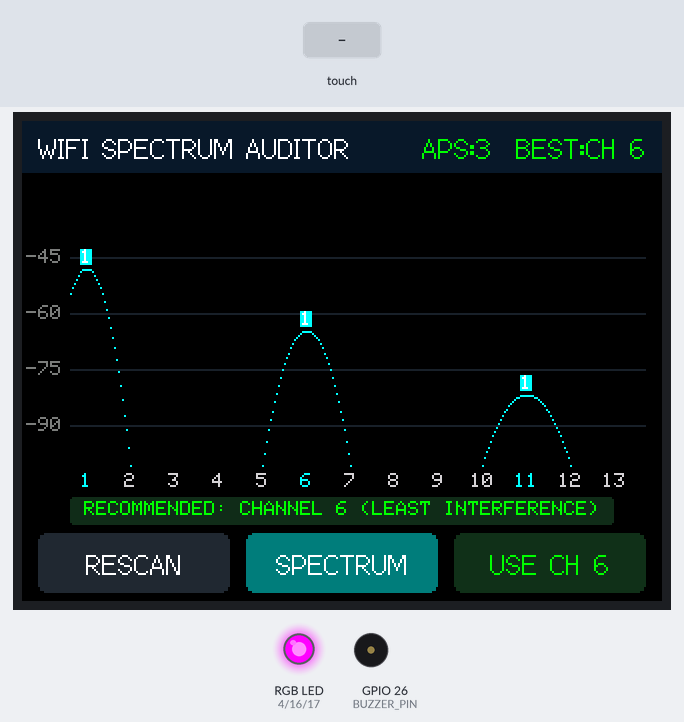
A sketch run on a simulated ESP32. Parts: 320×240 colour display, an RGB LED mixed from three pins (HIGH = lit), buzzer (waves = sounding). The test bench sets the inputs (shaded band). A WiFi scan finds three made-up networks; pins used as bus, display or sensor lines are not drawn; what the sketch prints to the serial monitor is not drawn.

Above: at 3.5 s.
3.6 s: touch panel pressed at 38 % / 90 % of its raw x / y range
At 4.7 s:
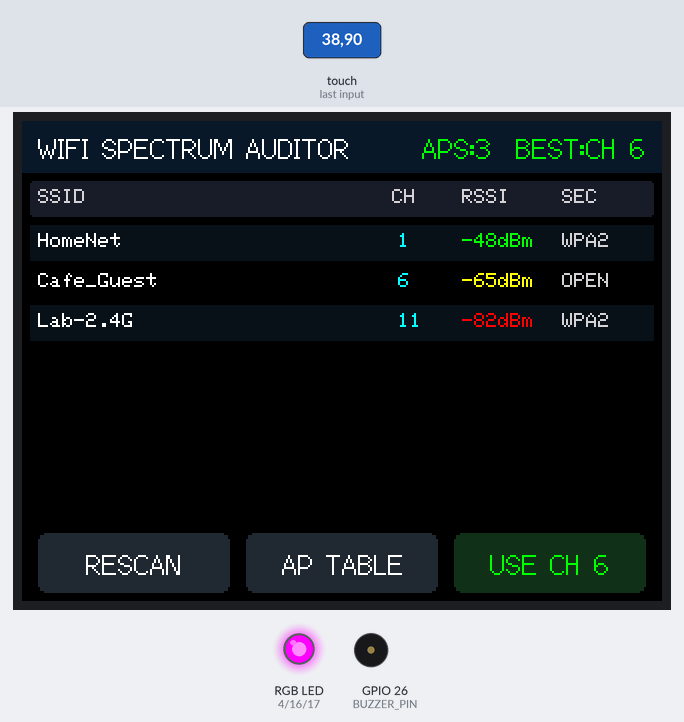
5.2 s: touch panel pressed at 13 % / 90 % of its raw x / y range
At 5.9 s:
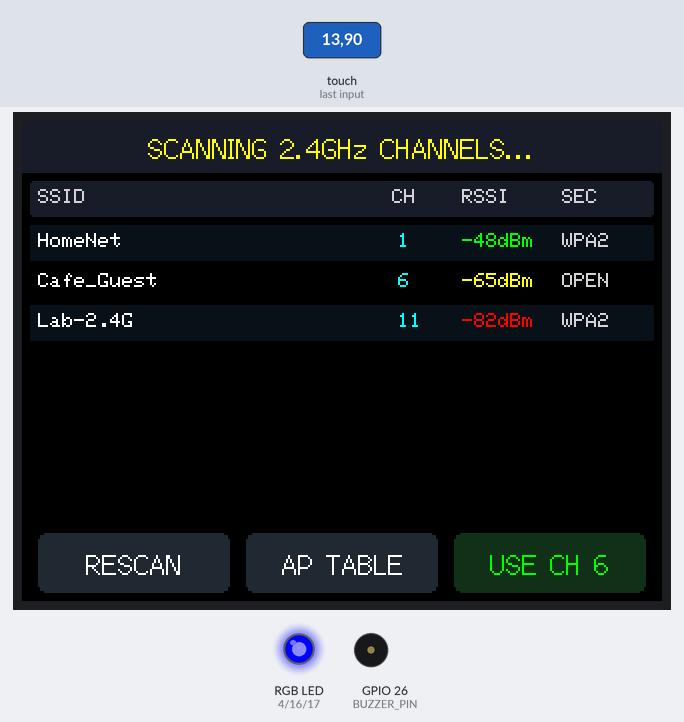
At 7.34 s:
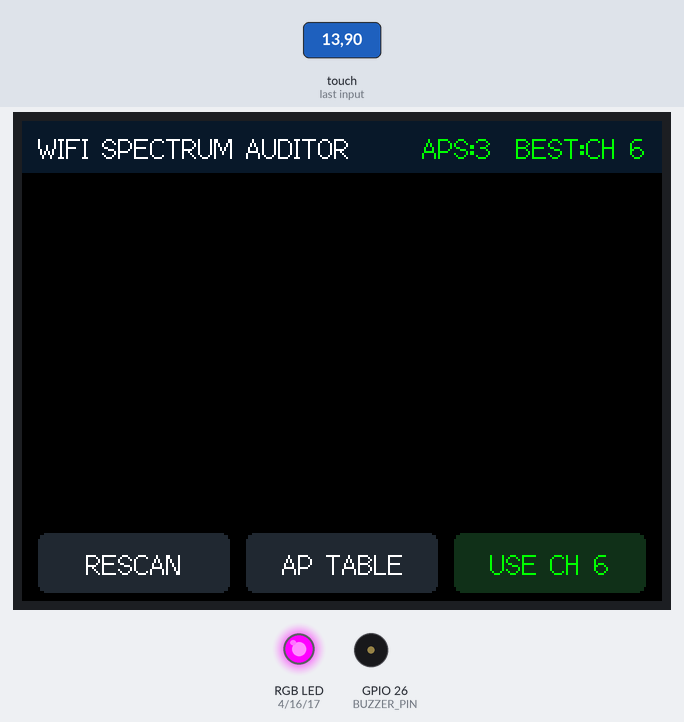
Timing chart, 0 to 8.8 s (numbered marks = the images above; inputs shaded):
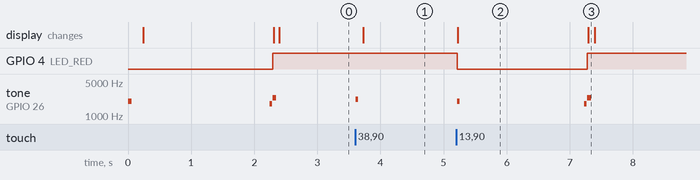

The sketch:

19-wifi-channel-auditor.ino
```cpp
/**
 * 📡 Project 19: Wi-Fi Channel & Spectrum Auditor
 *
 * Hardware: Elecrow CrowPanel 2.8" (ESP32-2432S028R)
 * Channel Branding: IamNotIntoTech (https://youtube.com/@IamNotIntoTech)
 * Author: Tushar Aggarwal (tushar2704)
 *
 * Features:
 * - 2.4GHz full-band spectrum analyzer across 802.11 channels 1 to 14.
 * - Channel overlapping parabola curves and RSSI signal waterfall.
 * - Automated Best Channel recommendation algorithm (evaluates co-channel & adjacent interference).
 * - Detailed Access Point (AP) list table with SSID, Channel, dBm, and Encryption type.
 * - Hardware active-low RGB LED indicating overall spectrum congestion.
 * - Acoustic scan completion chime.
 * - Calibrated non-inverted resistive touch controls.
 */

#include <Arduino.h>
#include <SPI.h>
#include <WiFi.h>
#include <TFT_eSPI.h>
#include <XPT2046_Touchscreen.h>
#include <math.h>

// Hardware Pin Definitions for Elecrow 2.8" CYD
#define TFT_BL_PIN    21
#define TOUCH_MOSI    32
#define TOUCH_MISO    39
#define TOUCH_CLK     25
#define TOUCH_CS      33
#define TOUCH_IRQ     36

#define LED_RED       4
#define LED_GREEN     16
#define LED_BLUE      17
#define BUZZER_PIN    26

TFT_eSPI tft = TFT_eSPI();
SPIClass touchSPI = SPIClass(VSPI);
XPT2046_Touchscreen ts(TOUCH_CS);

int currentView = 0; // 0 = Spectrum Curves, 1 = AP List Table
int totalAPs = 0;
int channelCount[15] = {0};
int channelMaxRssi[15] = {0};
int bestChannel = 1;
bool isScanning = false;
unsigned long lastTouchTime = 0;

struct APInfo {
  char ssid[32];
  int rssi;
  int channel;
  const char* encType;
};

const int MAX_APS = 16;
APInfo apList[MAX_APS];
int apCount = 0;

void setLED(bool r, bool g, bool b) {
  digitalWrite(LED_RED, r ? LOW : HIGH);
  digitalWrite(LED_GREEN, g ? LOW : HIGH);
  digitalWrite(LED_BLUE, b ? LOW : HIGH);
}

void beep(int freq = 2000, int ms = 40) {
  tone(BUZZER_PIN, freq, ms);
}

const char* getEncTypeStr(wifi_auth_mode_t authmode) {
  switch (authmode) {
    case WIFI_AUTH_OPEN: return "OPEN";
    case WIFI_AUTH_WEP: return "WEP";
    case WIFI_AUTH_WPA_PSK: return "WPA";
    case WIFI_AUTH_WPA2_PSK: return "WPA2";
    case WIFI_AUTH_WPA_WPA2_PSK: return "WPA/2";
    case WIFI_AUTH_WPA3_PSK: return "WPA3";
    default: return "SECURE";
  }
}

void performScan() {
  isScanning = true;
  setLED(true, true, false); // Yellow while scanning
  tft.fillRect(0, 0, 320, 26, tft.color565(30, 30, 40));
  tft.setTextColor(TFT_YELLOW, tft.color565(30, 30, 40));
  tft.drawCentreString("SCANNING 2.4GHz CHANNELS...", 160, 6, 2);

  memset(channelCount, 0, sizeof(channelCount));
  for (int i = 0; i < 15; i++) channelMaxRssi[i] = -100;

  int n = WiFi.scanNetworks(false, true); // Include hidden networks
  totalAPs = n;
  apCount = (n > MAX_APS) ? MAX_APS : n;

  for (int i = 0; i < n; i++) {
    int ch = WiFi.channel(i);
    int rssi = WiFi.RSSI(i);
    if (ch >= 1 && ch <= 14) {
      channelCount[ch]++;
      if (rssi > channelMaxRssi[ch]) {
        channelMaxRssi[ch] = rssi;
      }
    }

    if (i < MAX_APS) {
      strncpy(apList[i].ssid, WiFi.SSID(i).c_str(), sizeof(apList[i].ssid) - 1);
      if (strlen(apList[i].ssid) == 0) strncpy(apList[i].ssid, "[HIDDEN]", sizeof(apList[i].ssid) - 1);
      apList[i].rssi = rssi;
      apList[i].channel = ch;
      apList[i].encType = getEncTypeStr(WiFi.encryptionType(i));
    }
  }

  // Calculate best channel among standard non-overlapping 1, 6, 11
  int minScore = 999;
  int primaryChannels[3] = { 1, 6, 11 };
  bestChannel = 1;

  for (int idx = 0; idx < 3; idx++) {
    int c = primaryChannels[idx];
    // Score based on AP count and max RSSI
    int score = channelCount[c] * 10;
    if (c > 1) score += channelCount[c - 1] * 3;
    if (c < 13) score += channelCount[c + 1] * 3;
    if (channelMaxRssi[c] > -60) score += 15;

    if (score < minScore) {
      minScore = score;
      bestChannel = c;
    }
  }

  WiFi.scanDelete();
  isScanning = false;

  // Sound scan complete sweep
  beep(1800, 40);
  delay(50);
  beep(2400, 60);

  // Status LED based on congestion
  if (totalAPs < 8) {
    setLED(false, true, false); // Green: Low congestion
  } else if (totalAPs < 18) {
    setLED(true, true, false);  // Yellow: Moderate congestion
  } else {
    setLED(true, false, false); // Red: High saturation
  }
}

void drawHeader() {
  tft.fillRect(0, 0, 320, 26, tft.color565(15, 25, 40));
  tft.setTextColor(TFT_WHITE, tft.color565(15, 25, 40));
  tft.drawString("WIFI SPECTRUM AUDITOR", 8, 6, 2);

  char statBuf[32];
  snprintf(statBuf, sizeof(statBuf), "APS:%d  BEST:CH %d", totalAPs, bestChannel);
  tft.setTextColor(TFT_GREEN, tft.color565(15, 25, 40));
  tft.drawRightString(statBuf, 312, 6, 2);
}

void drawSpectrumView() {
  tft.fillRect(0, 26, 320, 178, TFT_BLACK);

  // Draw grid & dBm axis
  for (int db = -90; db <= -40; db += 15) {
    int gy = map(db, -100, -30, 170, 40);
    tft.drawFastHLine(24, gy, 288, tft.color565(30, 35, 45));
    tft.setTextColor(TFT_DARKGREY, TFT_BLACK);
    char dbBuf[8];
    snprintf(dbBuf, sizeof(dbBuf), "%d", db);
    tft.drawString(dbBuf, 2, gy - 4, 1);
  }

  // Draw Channel baseline labels
  for (int ch = 1; ch <= 13; ch++) {
    int cx = 32 + (ch - 1) * 22;
    tft.setTextColor((ch == 1 || ch == 6 || ch == 11) ? TFT_CYAN : TFT_LIGHTGREY, TFT_BLACK);
    char chBuf[4];
    snprintf(chBuf, sizeof(chBuf), "%d", ch);
    tft.drawCentreString(chBuf, cx, 176, 1);

    if (channelCount[ch] > 0) {
      int peakRssi = constrain(channelMaxRssi[ch], -95, -35);
      int peakY = map(peakRssi, -100, -30, 170, 40);
      int lobeW = 22; // Overlap across adjacent channels

      uint16_t lobeColor = (ch == 1 || ch == 6 || ch == 11) ? TFT_CYAN : TFT_YELLOW;
      if (channelCount[ch] >= 4) lobeColor = TFT_RED;

      // Draw Parabolic curve
      for (int dx = -lobeW; dx <= lobeW; dx++) {
        int px = cx + dx;
        if (px >= 24 && px <= 310) {
          float normX = (float)dx / lobeW;
          float py = 172 - (172 - peakY) * (1.0 - normX * normX);
          tft.drawPixel(px, (int)py, lobeColor);
        }
      }

      // Draw peak AP count pill
      tft.setTextColor(TFT_WHITE, lobeColor);
      char countStr[4];
      snprintf(countStr, sizeof(countStr), "%d", channelCount[ch]);
      tft.drawCentreString(countStr, cx, peakY - 10, 1);
    }
  }

  // Draw Recommended Channel Banner
  tft.fillRoundRect(24, 188, 272, 14, 2, tft.color565(20, 45, 25));
  tft.setTextColor(TFT_GREEN, tft.color565(20, 45, 25));
  char recBuf[48];
  snprintf(recBuf, sizeof(recBuf), "RECOMMENDED: CHANNEL %d (LEAST INTERFERENCE)", bestChannel);
  tft.drawCentreString(recBuf, 160, 190, 1);
}

void drawAPListView() {
  tft.fillRect(0, 26, 320, 178, TFT_BLACK);

  // Table Header
  tft.fillRoundRect(4, 30, 312, 18, 2, tft.color565(25, 30, 40));
  tft.setTextColor(TFT_LIGHTGREY, tft.color565(25, 30, 40));
  tft.drawString("SSID", 8, 34, 1);
  tft.drawString("CH", 185, 34, 1);
  tft.drawString("RSSI", 220, 34, 1);
  tft.drawString("SEC", 270, 34, 1);

  // Rows (up to 7 visible)
  int visibleRows = (apCount > 7) ? 7 : apCount;
  for (int i = 0; i < visibleRows; i++) {
    int y = 52 + i * 20;
    uint16_t rowBg = (i % 2 == 0) ? tft.color565(15, 18, 24) : TFT_BLACK;

    tft.fillRect(4, y, 312, 18, rowBg);

    // SSID (truncated to fit)
    char truncSSID[18];
    strncpy(truncSSID, apList[i].ssid, 17);
    truncSSID[17] = '\0';
    tft.setTextColor(TFT_WHITE, rowBg);
    tft.drawString(truncSSID, 8, y + 4, 1);

    // Channel
    tft.setTextColor(TFT_CYAN, rowBg);
    tft.drawNumber(apList[i].channel, 188, y + 4, 1);

    // RSSI with quality color
    int rssi = apList[i].rssi;
    uint16_t rssiColor = (rssi > -65) ? TFT_GREEN : ((rssi > -80) ? TFT_YELLOW : TFT_RED);
    tft.setTextColor(rssiColor, rowBg);
    char rssiStr[8];
    snprintf(rssiStr, sizeof(rssiStr), "%ddBm", rssi);
    tft.drawString(rssiStr, 220, y + 4, 1);

    // Encryption
    tft.setTextColor(TFT_LIGHTGREY, rowBg);
    tft.drawString(apList[i].encType, 270, y + 4, 1);
  }
}

void drawUI() {
  drawHeader();
  if (currentView == 0) {
    drawSpectrumView();
  } else {
    drawAPListView();
  }

  // Bottom Navigation Buttons (Y: 206 to 240)
  tft.fillRoundRect(8, 206, 96, 30, 4, tft.color565(35, 40, 50));
  tft.setTextColor(TFT_WHITE, tft.color565(35, 40, 50));
  tft.drawCentreString("RESCAN", 56, 214, 2);

  uint16_t viewBtnBg = (currentView == 0) ? TFT_DARKCYAN : tft.color565(35, 40, 50);
  tft.fillRoundRect(112, 206, 96, 30, 4, viewBtnBg);
  tft.setTextColor(TFT_WHITE, viewBtnBg);
  tft.drawCentreString(currentView == 0 ? "SPECTRUM" : "AP TABLE", 160, 214, 2);

  tft.fillRoundRect(216, 206, 96, 30, 4, tft.color565(20, 50, 30));
  tft.setTextColor(TFT_GREEN, tft.color565(20, 50, 30));
  char bChBuf[16];
  snprintf(bChBuf, sizeof(bChBuf), "USE CH %d", bestChannel);
  tft.drawCentreString(bChBuf, 264, 214, 2);
}

void checkTouch() {
  if (isScanning) return;

  if (ts.touched()) {
    TS_Point p = ts.getPoint();
    if (p.z > 50 || ts.touched()) {
      if (millis() - lastTouchTime > 180) {
        lastTouchTime = millis();
        // Calibrated non-inverted coordinate mapping for 2.8" CYD
        int screenX = map(p.x, 240, 3800, 0, 320);
        int screenY = map(p.y, 240, 3800, 0, 240);
        screenX = constrain(screenX, 0, 319);
        screenY = constrain(screenY, 0, 239);

        if (screenY >= 195) {
          if (screenX < 105) {
            // RESCAN
            beep(2000, 40);
            performScan();
            drawUI();
          } else if (screenX >= 110 && screenX < 210) {
            // TOGGLE VIEW
            currentView = (currentView == 0) ? 1 : 0;
            beep(2200, 40);
            drawUI();
          } else if (screenX >= 215) {
            // BEST CHANNEL CONFIRMATION
            beep(2600, 70);
          }
        }
      }
    }
  }
}

void setup() {
  Serial.begin(115200);
  Serial.println("Wi-Fi Channel & Spectrum Auditor Starting for @IamNotIntoTech...");

  pinMode(TFT_BL_PIN, OUTPUT);
  digitalWrite(TFT_BL_PIN, HIGH);

  pinMode(LED_RED, OUTPUT);
  pinMode(LED_GREEN, OUTPUT);
  pinMode(LED_BLUE, OUTPUT);
  pinMode(BUZZER_PIN, OUTPUT);

  beep(2000, 60);

  tft.init();
  tft.setRotation(1);
  tft.fillScreen(TFT_BLACK);

  // Initialize VSPI Touch Controller
  touchSPI.begin(TOUCH_CLK, TOUCH_MISO, TOUCH_MOSI, TOUCH_CS);
  ts.begin(touchSPI);
  ts.setRotation(1);

  WiFi.mode(WIFI_STA);
  WiFi.disconnect();

  // Initial Scan
  performScan();
  drawUI();
}

void loop() {
  checkTouch();
  delay(15);
}
```

Measured:
- after the input at 3.6 s, tone on GPIO 26 (BUZZER_PIN): silent → 2200 Hz at once, → silent 0.04 s later; the display: changes after 0.13 s (image 1)
- after the input at 5.2 s, GPIO 4 (LED_RED): HIGH → LOW at once, → HIGH 2.1 s later; tone on GPIO 26 (BUZZER_PIN): plays 2000 Hz for 0.04 s, 1800 Hz for 0.04 s, 2400 Hz for 0.06 s, starting at once; the display: changes at once (image 2)
- what the display in image 2 shows lasts 2.1 s, from 5.2 s to 7.3 s
